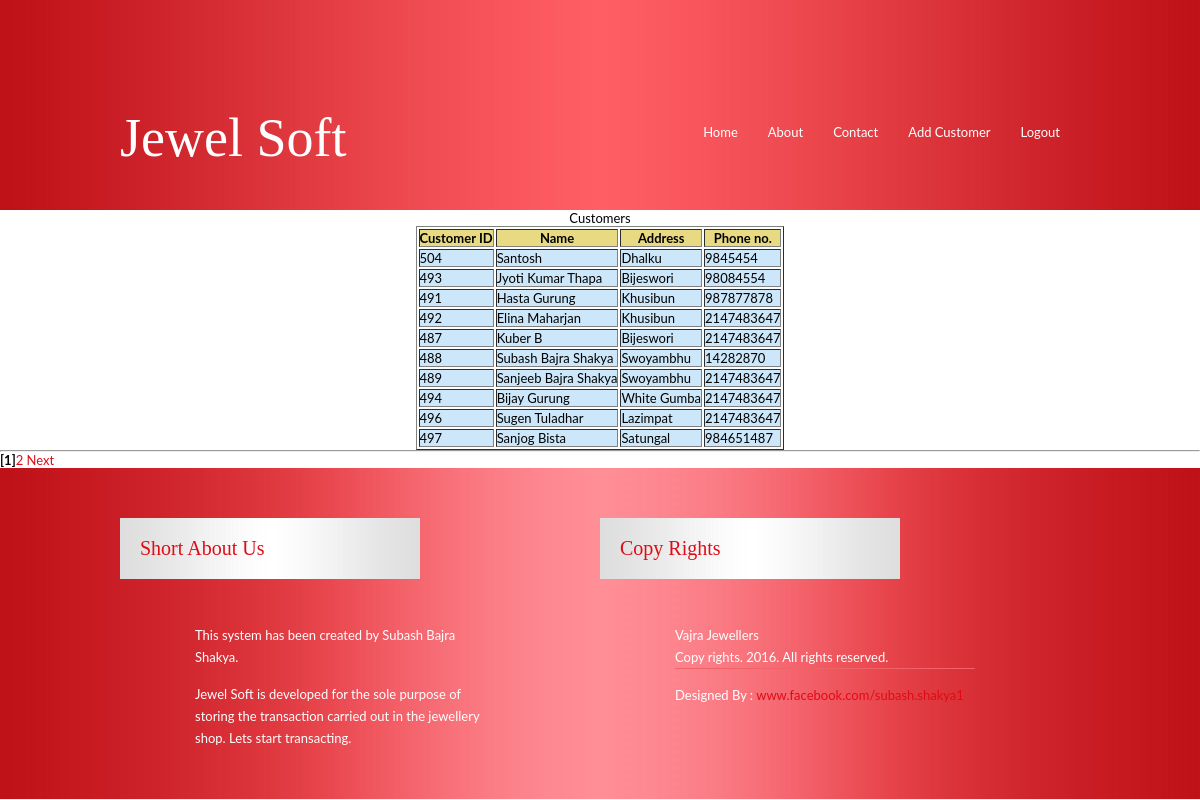
Screenshot of /Project/display_cust.php (signed in) with the database file from the repository.
### tables this page shows
CREATE TABLE `customer` (
`cust_id` int(3) NOT NULL,
  `cust_name` varchar(30) NOT NULL,
  `address` varchar(30) NOT NULL,
  `ph_no` int(100) NOT NULL,
  `image` text NOT NULL
);

### Project/display_cust.php (the view, shortened to what this page needs)
<?php include("template/header.php");
include("template/session_start.php"); ?>
<?php
$con=@mysql_connect("localhost","root","root");
if(!$con){
}
else
    $selected=@mysql_select_db("jewel_soft",$con);
if(!$selected){
}
else
    $per_page = 10;
if(!isset($_GET['page']))
{
    $page = 1;
}
else
{
    $page = $_GET['page'];
}
if($page<=1)
    $start = 0;
else
    $start = $page * $per_page - $per_page;
$sql="SELECT * from customer";
$sqli="SELECT * from customer LIMIT $start,$per_page";
$num_row = mysql_num_rows(mysql_query($sql));
$num_page = ceil($num_row/$per_page);
$result= mysql_query($sqli);
echo "<table border='1' id='bill'>
    <caption>Customers</caption>
        <tr>
            <th>Customer ID</th>
            <th>Name</th>
            <th>Address</th>
            <th>Phone no.</th>
        </tr>";
if(mysql_num_rows($result) > 0) {
    while ($row = mysql_fetch_array($result)) {
        echo "<tr>";
        echo "<td>" . $row['cust_id'] . "</td>";
        echo "<td>" . $row['cust_name'] . "</td>";
        echo "<td>" . $row['address'] . "</td>";
        echo "<td>" . $row['ph_no'] . "</td>";
        echo "</tr>";
    }
}
else{
    echo "<tr><td>No records found</td></tr>";
}
echo "</table>";
$next = $page + 1;
echo "<hr>";
$number=1;
for($number; $number<=$num_page ; $number=$number+1)
{
    if($page == $number)
    {
        echo "<b>[$number]</b>";
    }
    else
    {
        echo "<a href='?page=$number'>$number </a>";
    }
}
if($next <  $num_page + 1)
    echo "<a href='?page=$next'> Next </a>";
include("template/footer.php");
?>

### Project/template/header.php (shortened to what this page needs)
<!DOCTYPE html>
<html>
<head lang="en">
    <link href="css/styles.css" rel="stylesheet">
</head>
<body>
<div class="header-section">
    <div class="header">
        <div class="logo">
            <h1>Jewel Soft</h1>
        </div>
        <div class="menu">
            <ul>
                <li><a href="home.php" class="<?php echo $page == 'home' ? 'active' : '' ?>">Home</a></li>
                <li><a href="about.php" class="<?php echo $page == 'about' ? 'active' : '' ?>">About</a></li>
                <li><a href="contact.php" class="<?php echo $page == 'contact' ? 'active' : '' ?>">Contact</a></li>
                <li><a href="cust_add.php" class="<?php echo $page == 'add customer' ? 'active' : '' ?>">Add Customer</a></li>
                <li><a href="index.php">Logout</a></li>
            </ul>
        </div>
    </div>
</div>

### Project/template/footer.php (shortened to what this page needs)
<div class="footer-section">
    <div class="footer">
        <div class="panel marRight30">
            <div class="title">
                <h2>Short About Us</h2>
            </div>
            <div class="content">
                <P>This system has been created by Subash Bajra Shakya. </P>
                <P>Jewel Soft is developed for the sole purpose of storing the transaction carried out in the jewellery shop. Lets start transacting.</P>
            </div>
        </div>
        <div class="panel">
            <div class="title">
                <h2>Copy Rights</h2>
            </div>
            <div class="content">
                <div class="copyright">
                    <P class="border-bottom">Vajra Jewellers <br />
                        Copy rights. 2016. All rights reserved.</P>
                    <P>Designed By : <a href="www.facebook.com/subash.shakya1" target="_blank">www.facebook.com/subash.shakya1</a></P>
                </div>
            </div>
        </div>
    </div>
</div>
</body>
</html>

### Project/css/styles.css (style rules this page uses)
* { margin:0; padding:0; }
body { padding:0; margin:0;font-family: 'Lato', sans-serif; font-size:13px; }
h1 { font-family: 'playfair Display', serif; }
h2 { font-family: 'playfair Display', serif; font-size:20px; color:#e00b15; }
p { font-family: 'Lato', sans-serif; color:#898989; }
a { text-decoration:none; color:#e00b15; }
.border-bottom { border-bottom:#f06368 solid 1px; }
.marRight30 { margin-right:30px; }
.header-section { height:61px; background:#bc0e15 url(../images/header-bg.jpg) repeat-y center; padding-top:107px; padding-bottom:42px; }
.header { width:960px;margin:0 auto; }
.header .logo h1 { width:250px; float:left; font-size:54px; color:#ffffff; font-weight:normal; }
.menu { float:right; }
.menu ul li { list-style:none; float:left; margin-right:10px; }
.menu ul li a { display:block; line-height:50px; height:40px; padding-left:10px; padding-right:10px; color:#ffffff; text-decoration:none; }
.panel .content { width:220px; margin:0 auto; }
.footer-section { background:#bc0e15 url(../images/footer-bg.jpg) repeat-y center; padding-bottom:50px; }
.footer { width:960px; margin:0 auto; }
.footer .panel { padding-top:50px; width:450px; float:left; }
.footer .panel .title { background:url(../images/footer-header.jpg) no-repeat; height:61px; padding-left:20px; padding-bottom:30px; }
.footer .panel .title h2 { line-height:61px; color:#e00b15; font-weight:normal; }
.footer .panel .content { padding:0px; width:300px; }
.footer .panel .content p { color:#ffffff; line-height:22px; padding-top:15px; }
th { background: #E8DA83; }
#bill tr { background: #cce7fa; }
#bill { margin: auto; }

### rows the page displays
customer: cust_id "504", cust_name "Santosh", address "Dhalku", ph_no "9845454"
customer: cust_id "493", cust_name "Jyoti Kumar Thapa", address "Bijeswori", ph_no "98084554"
customer: cust_id "491", cust_name "Hasta Gurung", address "Khusibun", ph_no "987877878"
customer: cust_id "492", cust_name "Elina Maharjan", address "Khusibun", ph_no "2147483647"
customer: cust_id "487", cust_name "Kuber B", address "Bijeswori", ph_no "2147483647"
customer: cust_id "488", cust_name "Subash Bajra Shakya", address "Swoyambhu", ph_no "14282870"
customer: cust_id "489", cust_name "Sanjeeb Bajra Shakya", address "Swoyambhu", ph_no "2147483647"
customer: cust_id "494", cust_name "Bijay Gurung", address "White Gumba", ph_no "2147483647"
customer: cust_id "496", cust_name "Sugen Tuladhar", address "Lazimpat", ph_no "2147483647"
customer: cust_id "497", cust_name "Sanjog Bista", address "Satungal", ph_no "984651487"

### other values shown
$number "1"
$number "2"
